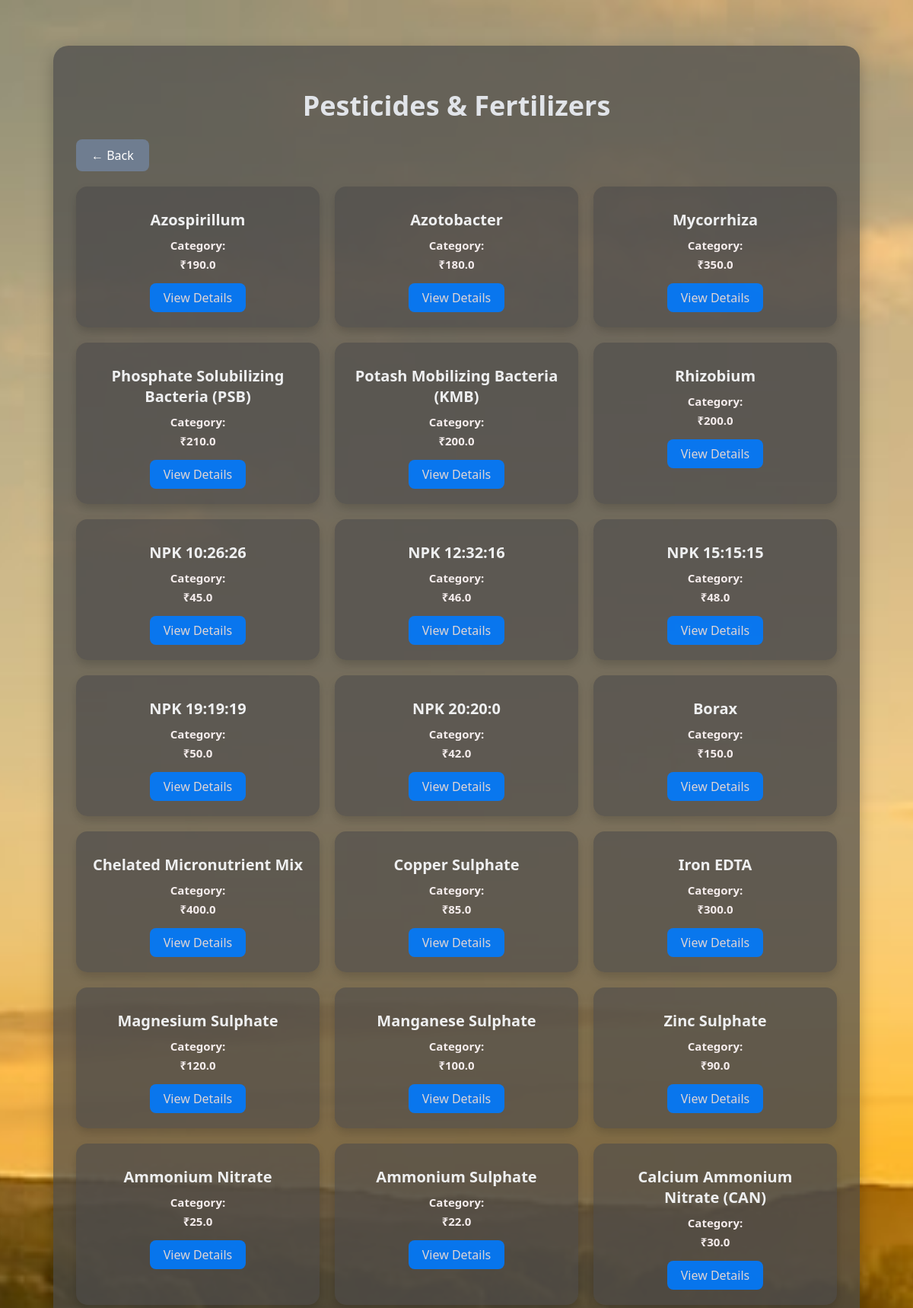
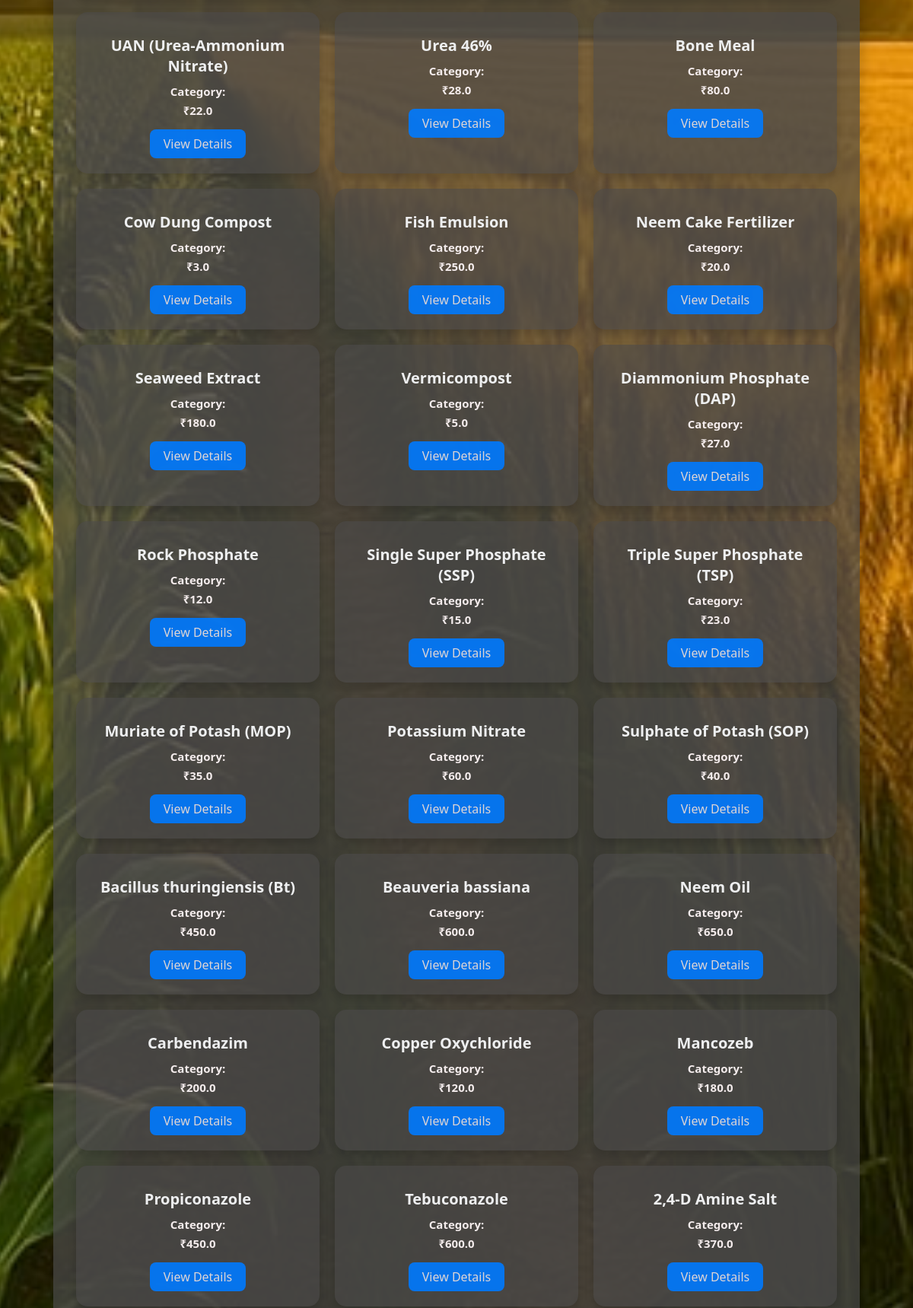
The app's page /marketplace/pesticides/ (upper part) with its own data (2 pictures, top to bottom).
### marketplace/models.py (models this page shows, shortened)
class Pesticide(models.Model):
    name = models.CharField(max_length=100)
    description = models.TextField()
    price = models.FloatField()
    image = models.ImageField(upload_to='pesticides/', blank=True, null=True)

### marketplace/views.py (the view)
# urls.py: path('pesticides/', views.pesticides_view, name='pesticides_view'),
def pesticides_view(request):
    pesticides = Pesticide.objects.all()
    return render(request, 'marketplace/pesticides.html', {'pesticides': pesticides})

### marketplace/templates/marketplace/pesticides.html (shortened to what this page needs)
{% load static %}
{% load marketplace_filters %}
<!DOCTYPE html>
<html>
<head>
</head>
<body>
<div class="container">
    <h1>Pesticides & Fertilizers</h1>
    <a href="{% url 'marketplace:marketplace_home' %}" class="back-btn">← Back</a>
    {% if pesticides %}
        <div class="pesticide-grid">
            {% for pesticide in pesticides %}
                <div class="pesticide-card">
                    <h3>{{ pesticide.name }}</h3>
                    <p><strong>Category:</strong> {{ pesticide.category }}</p>
                    <p class="price">₹{{ pesticide.price }}</p>
                    <a href="{% url 'marketplace:pesticide_detail' pesticide.id %}" class="details-btn">View Details</a>
                </div>
            {% endfor %}
        </div>
    {% else %}
        <p style="text-align:center;">No pesticides or fertilizers available.</p>
    {% endif %}
</div>
</body>
</html>

### records on screen
Pesticide: name "Azospirillum", price "190.0"
Pesticide: name "Azotobacter", price "180.0"
Pesticide: name "Mycorrhiza", price "350.0"
Pesticide: name "Phosphate Solubilizing Bacteria (PSB)", price "210.0"
Pesticide: name "Potash Mobilizing Bacteria (KMB)", price "200.0"
Pesticide: name "Rhizobium", price "200.0"
Pesticide: name "NPK 10:26:26", price "45.0"
Pesticide: name "NPK 12:32:16", price "46.0"
Pesticide: name "NPK 15:15:15", price "48.0"
Pesticide: name "NPK 19:19:19", price "50.0"
Pesticide: name "NPK 20:20:0", price "42.0"
Pesticide: name "Borax", price "150.0"
Pesticide: name "Chelated Micronutrient Mix", price "400.0"
Pesticide: name "Copper Sulphate", price "85.0"
Pesticide: name "Iron EDTA", price "300.0"
Pesticide: name "Magnesium Sulphate", price "120.0"
Pesticide: name "Manganese Sulphate", price "100.0"
Pesticide: name "Zinc Sulphate", price "90.0"
Pesticide: name "Ammonium Nitrate", price "25.0"
Pesticide: name "Ammonium Sulphate", price "22.0"
Pesticide: name "Calcium Ammonium Nitrate (CAN)", price "30.0"
Pesticide: name "UAN (Urea-Ammonium Nitrate)", price "22.0"
Pesticide: name "Urea 46%", price "28.0"
Pesticide: name "Bone Meal", price "80.0"
Pesticide: name "Cow Dung Compost", price "3.0"
Pesticide: name "Fish Emulsion", price "250.0"
Pesticide: name "Neem Cake Fertilizer", price "20.0"
Pesticide: name "Seaweed Extract", price "180.0"
Pesticide: name "Vermicompost", price "5.0"
Pesticide: name "Diammonium Phosphate (DAP)", price "27.0"
Pesticide: name "Rock Phosphate", price "12.0"
Pesticide: name "Single Super Phosphate (SSP)", price "15.0"
Pesticide: name "Triple Super Phosphate (TSP)", price "23.0"
Pesticide: name "Muriate of Potash (MOP)", price "35.0"
Pesticide: name "Potassium Nitrate", price "60.0"
Pesticide: name "Sulphate of Potash (SOP)", price "40.0"
Pesticide: name "Bacillus thuringiensis (Bt)", price "450.0"
Pesticide: name "Beauveria bassiana", price "600.0"
Pesticide: name "Neem Oil", price "650.0"
Pesticide: name "Carbendazim", price "200.0"
Pesticide: name "Copper Oxychloride", price "120.0"
Pesticide: name "Mancozeb", price "180.0"
Pesticide: name "Propiconazole", price "450.0"
Pesticide: name "Tebuconazole", price "600.0"
Pesticide: name "2,4-D Amine Salt", price "370.0"
